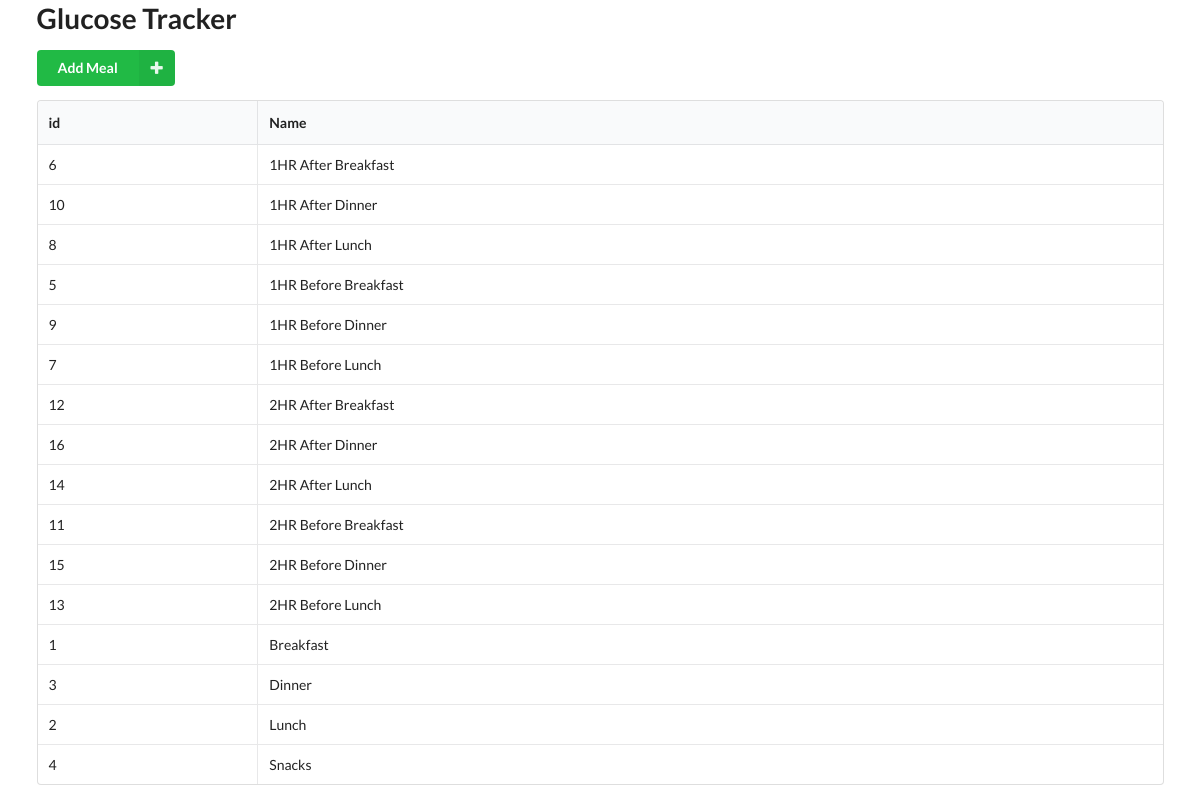
/meal, run on the app's committed database.
### models.py (models this page shows)
class Meal(Base):
    __tablename__ = "meals"
    id = Column(Integer, primary_key=True, index=True)
    name = Column(String, unique=True)

### main.py (the view)
@app.get("/meal")
def meal(request: Request, db: Session = Depends(get_db)):
    meals = db.query(Meal).order_by(Meal.name)
    return templates.TemplateResponse("meals.html", {
        "request": request,
        "meals": meals.all()
    })

### templates/meals.html (shortened to what this page needs)
{% extends "layout.html" %}
{% block content %}
<div class="actions">
    <div id="add_meal" class="ui positive right labeled icon button">
        Add Meal
        <i class="plus icon"></i>
    </div>
</div>
<table class="ui celled table">
    <thead>
      <tr>
        <th>id</th>
        <th>Name</th>
      </tr>
    </thead>
    <tbody>
      {% for i in meals %}
      <tr>
        <td>{{ i.id }}</td>
        <td>{{ i.name }}</td>
      </tr>
      {% endfor %}
    </tbody>
  </table>
{% endblock %}

### templates/layout.html (shortened to what this page needs)
<html>
    <head>
        <link rel="stylesheet" href="https://cdn.jsdelivr.net/npm/semantic-ui@2.4.2/dist/semantic.min.css">
    </head>
    <body>
            <div class="ui container">
        <h1>Glucose Tracker</h1>
        {% block content %}
        {% endblock %}
        </div>
    </body>
</html>

### data on the page
Meal: id "6", name "1HR After Breakfast"
Meal: id "10", name "1HR After Dinner"
Meal: id "8", name "1HR After Lunch"
Meal: id "5", name "1HR Before Breakfast"
Meal: id "9", name "1HR Before Dinner"
Meal: id "7", name "1HR Before Lunch"
Meal: id "12", name "2HR After Breakfast"
Meal: id "16", name "2HR After Dinner"
Meal: id "14", name "2HR After Lunch"
Meal: id "11", name "2HR Before Breakfast"
Meal: id "15", name "2HR Before Dinner"
Meal: id "13", name "2HR Before Lunch"
Meal: id "1", name "Breakfast"
Meal: id "3", name "Dinner"
Meal: id "2", name "Lunch"
Meal: id "4", name "Snacks"
